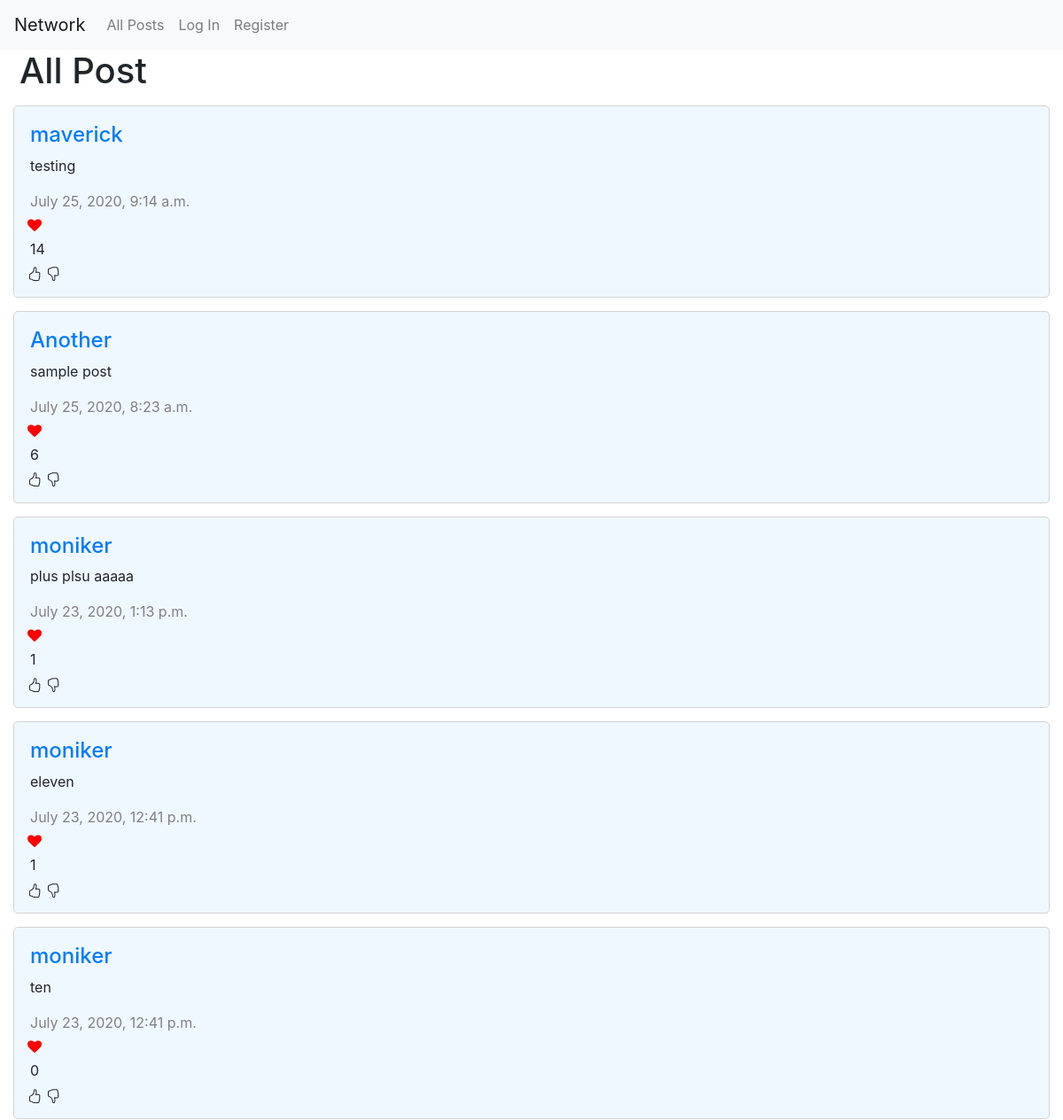
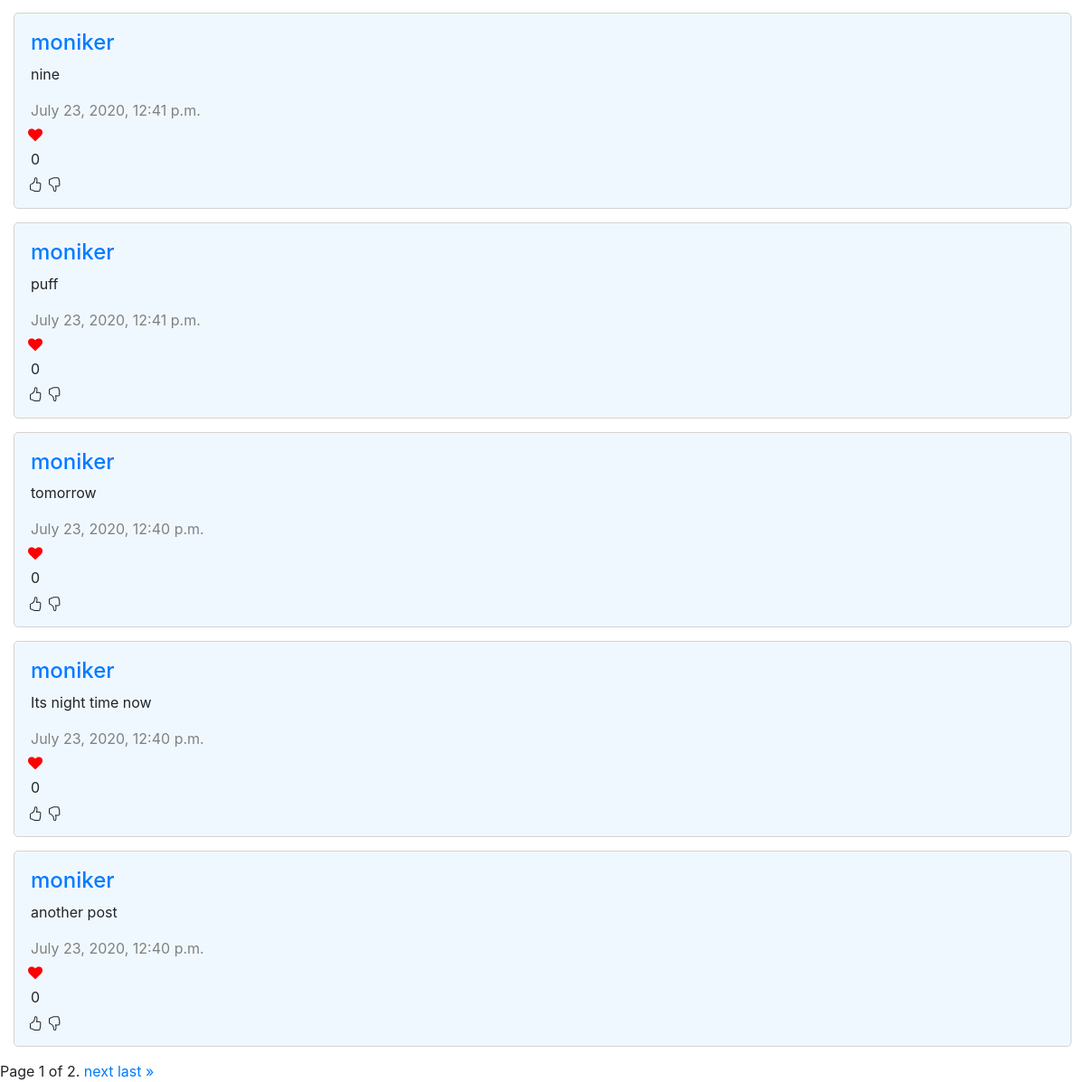
The page / on the database its author committed (2 pictures, top to bottom).
### network/models.py (models this page shows, shortened)
class Post(models.Model):
    User = models.ForeignKey(User, on_delete=models.CASCADE, related_name="PostOwner")
    PostContent = models.CharField(max_length=100)
    DateTime = models.DateTimeField()
    Likes = models.IntegerField(default=0)

class User(AbstractUser):
    pass

### network/views.py (the view)
# urls.py: path("", views.index, name="index"),
def index(request):
    AllPosts = Post.objects.all().order_by('DateTime').reverse()
    paginator = Paginator(AllPosts, 10) # Show 10 posts per page.
    page_number = request.GET.get('page')
    page_obj = paginator.get_page(page_number)
    return render(request, "network/index.html", {
        'page_obj': page_obj
        })

### network/templates/network/index.html (shortened to what this page needs)
{% extends "network/layout.html" %}
{% block body %}
<link rel="stylesheet" href="https://cdnjs.cloudflare.com/ajax/libs/font-awesome/4.7.0/css/font-awesome.min.css">
    <h1 class="header"> All Post </h1>
    {% for EachPost in page_obj %}
        <ul id="post" class="post">
            <li id="postTitle"><a href="{% url 'profileUser' EachPost.User %}"><h4>{{ EachPost.User }}</h4></a></li>
            <li id="postContent"><p class="postContent" >{{ EachPost.PostContent }}</p></li>
            <li id="postDateTime">{{ EachPost.DateTime }}</li>
            <i class="fa fa-heart"> </i>
            <li id="postLike" class="postLike">{{ EachPost.Likes }}</li>
        </ul>
    {% endfor %}
    <div class="pagination">
        <span class="step-links">
            <span class="current">
                Page {{ page_obj.number }} of {{ page_obj.paginator.num_pages }}.
            </span>
            {% if page_obj.has_next %}
                <a href="?page={{ page_obj.next_page_number }}">next</a>
                <a href="?page={{ page_obj.paginator.num_pages }}">last &raquo;</a>
            {% endif %}
        </span>
    </div>
{% endblock %}

### network/templates/network/layout.html (shortened to what this page needs)
{% load static %}
<!DOCTYPE html>
<html lang="en">
    <head>
        <link rel="stylesheet" href="https://stackpath.bootstrapcdn.com/bootstrap/4.4.1/css/bootstrap.min.css">
        <link href="{% static 'network/styles.css' %}" rel="stylesheet">
        <link rel="stylesheet" href="https://cdnjs.cloudflare.com/ajax/libs/font-awesome/4.7.0/css/font-awesome.min.css">
    </head>
    <body>
        <nav class="navbar navbar-expand-lg navbar-light bg-light">
            <a class="navbar-brand" href="#">Network</a>
            <div>
              <ul class="navbar-nav mr-auto">
                    <li class="nav-item">
                    <a class="nav-link" href="{% url 'index' %}">All Posts</a>
                    </li>
                {% if user.is_authenticated %}
                    <li class="nav-item">
                        <a class="nav-link" href="{% url 'createPost' %}">Create Post</a>
                    </li>
                    <li class="nav-item">
                        <a class="nav-link" href="{% url 'following' %}">Following</a>
                    </li>
                    <li class="nav-item">
                        <a class="nav-link" href="{% url 'logout' %}">Log Out</a>
                    </li>
                {% else %}
                    <li class="nav-item">
                        <a class="nav-link" href="{% url 'login' %}">Log In</a>
                    </li>
                    <li class="nav-item">
                        <a class="nav-link" href="{% url 'register' %}">Register</a>
                    </li>
                {% endif %}
              </ul>
            </div>
          </nav>
        <div class="body">
            {% block body %}
            {% endblock %}
        </div>
    </body>
</html>

### network/templates/network/layout.html (style rules this page uses)
.post { border: 1px solid lightgray; border-radius: 5px; background-color: aliceblue; margin: 15px; padding: 15px; list-style: none; }
.post > li { margin: 3px; }
#postDateTime { color: grey; }
.fa, .fa-heart { font-size:20px; color:red }
.header { margin-left: 2px; padding-left: 20px; }

### rows shown on the page
Post: User "maverick", PostContent "testing", DateTime "July 25, 2020, 9:14 a.m.", Likes "14"
Post: User "Another", PostContent "sample post", DateTime "July 25, 2020, 8:23 a.m.", Likes "6"
Post: User "moniker", PostContent "plus plsu aaaaa", DateTime "July 23, 2020, 1:13 p.m.", Likes "1"
Post: User "moniker", PostContent "eleven", DateTime "July 23, 2020, 12:41 p.m.", Likes "1"
Post: User "moniker", PostContent "ten", DateTime "July 23, 2020, 12:41 p.m.", Likes "0"
Post: User "moniker", PostContent "nine", DateTime "July 23, 2020, 12:41 p.m.", Likes "0"
Post: User "moniker", PostContent "puff", DateTime "July 23, 2020, 12:41 p.m.", Likes "0"
Post: User "moniker", PostContent "tomorrow", DateTime "July 23, 2020, 12:40 p.m.", Likes "0"
Post: User "moniker", PostContent "Its night time now", DateTime "July 23, 2020, 12:40 p.m.", Likes "0"
Post: User "moniker", PostContent "another post", DateTime "July 23, 2020, 12:40 p.m.", Likes "0"

### other values the page prints
{{ page_obj.number }} "1"
{{ page_obj.paginator.num_pages }} "2"
